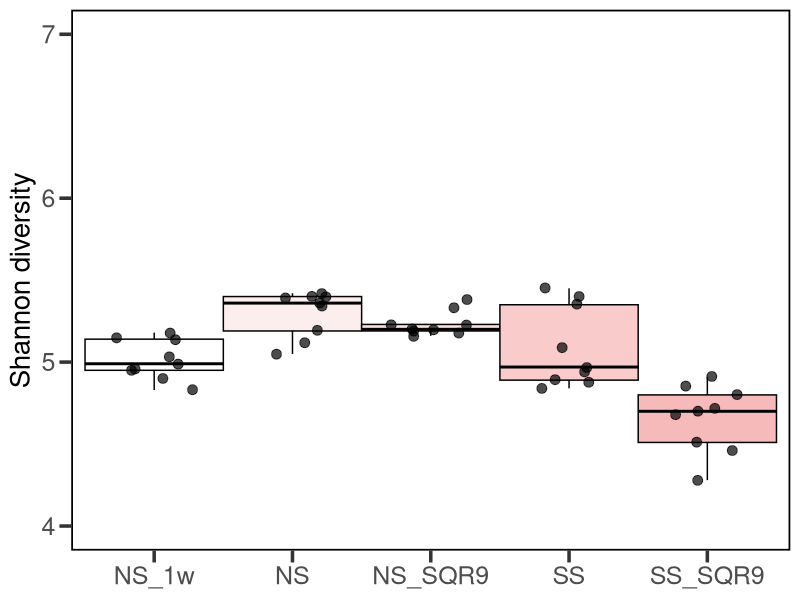

Here is the R script that generated this plot:
# === Load required packages ===
library(ggplot2)
library(dplyr)
library(ggpubr)

# === Import data ===
df <- read.csv("Shannon_16S.csv")

# Preserve the order of factor levels
df$richness <- factor(df$richness, levels = unique(df$richness))

# # Color palette option 1: F7BABA tones
my_colors <- c("#ffffff", "#fdeeee", "#fbdcdc", "#f9cbcb", "#f7baba")


# === Plot boxplot without significance annotations ===
p <- ggplot(df, aes(x = richness, y = Shannon)) +
  geom_boxplot(aes(fill = richness), width = 1, outlier.shape = NA, color = "black") +
  geom_jitter(size = 3, alpha = 0.7, color = "black", width = 0.3) +
  scale_fill_manual(values = my_colors) +
  scale_color_manual(values = my_colors) +
  theme_bw(base_size = 14) +
  theme(
    legend.position = "none",
    axis.title.x = element_blank(),
    axis.title.y = element_text(size = 20, face = "plain"),
    axis.text = element_text(size = 18),
    panel.border = element_rect(color = "black", linewidth = 1.2, fill = NA),
    axis.ticks = element_line(linewidth = 1.2),
    axis.ticks.length = unit(0.3, "cm"),
    panel.grid.major = element_blank(),
    panel.grid.minor = element_blank()
  ) +
  labs(y = "Shannon diversity") +
  ylim(4, 7)

# === Save figure as PDF ===
ggsave("Shannon_16S.pdf", plot = p, device = "pdf", width = 6, height = 5, units = "in")
